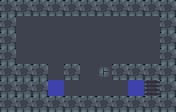

The image is a tile-based game level rendered from a .tmx file. Its description and complete source (layers, tilesets, objects, tile grids) follow:
An orthogonal 11x7 tile map with 16x16 px tiles, 1 tile layer (terrain) and 3 objects.

<map version="1.0" orientation="orthogonal" width="11" height="7" tilewidth="16" tileheight="16">
 <properties>
  <property name="author" value="moineau" />
  <property name="goldMoves" type="int" value="26" />
  <property name="goldTime" type="float" value="4.8" />
  <property name="name" value="Stepping Stone" />
 </properties>
 <tileset firstgid="1" source="tileset.tsx" />
 <layer name="terrain" width="11" height="7">
  <data encoding="csv">
4,4,4,4,4,4,4,4,4,4,4,
4,1,1,1,1,1,1,1,1,1,4,
4,1,1,1,1,1,1,1,1,1,4,
4,1,1,1,1,1,1,1,1,1,4,
4,4,4,1,4,1,2,4,4,4,4,
4,4,4,3,1,1,1,1,3,5,4,
4,4,4,4,4,4,4,4,4,4,4
</data>
 </layer>
 <objectgroup name="objects" width="0" height="0">
  <object gid="6" x="16" y="32" width="16" height="16" />
  <object gid="9" x="128" y="48" width="16" height="16" />
  <object gid="9" x="64" y="96" />
 </objectgroup>
</map>
